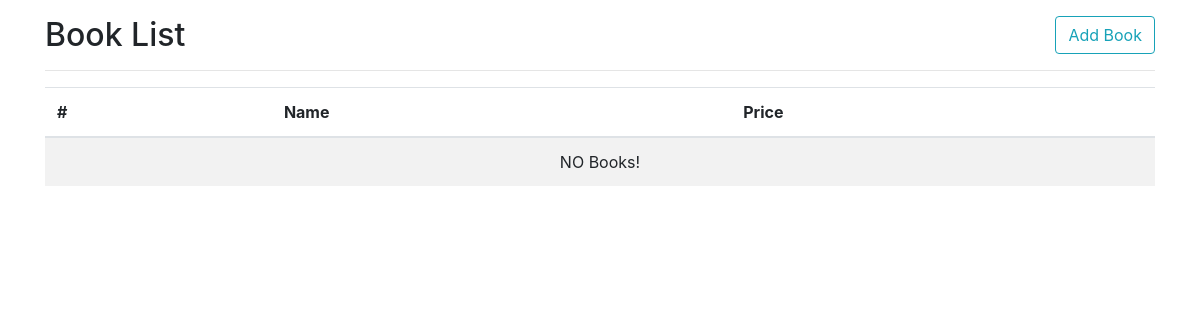
/books/, run on an earlier commit of the app's database.
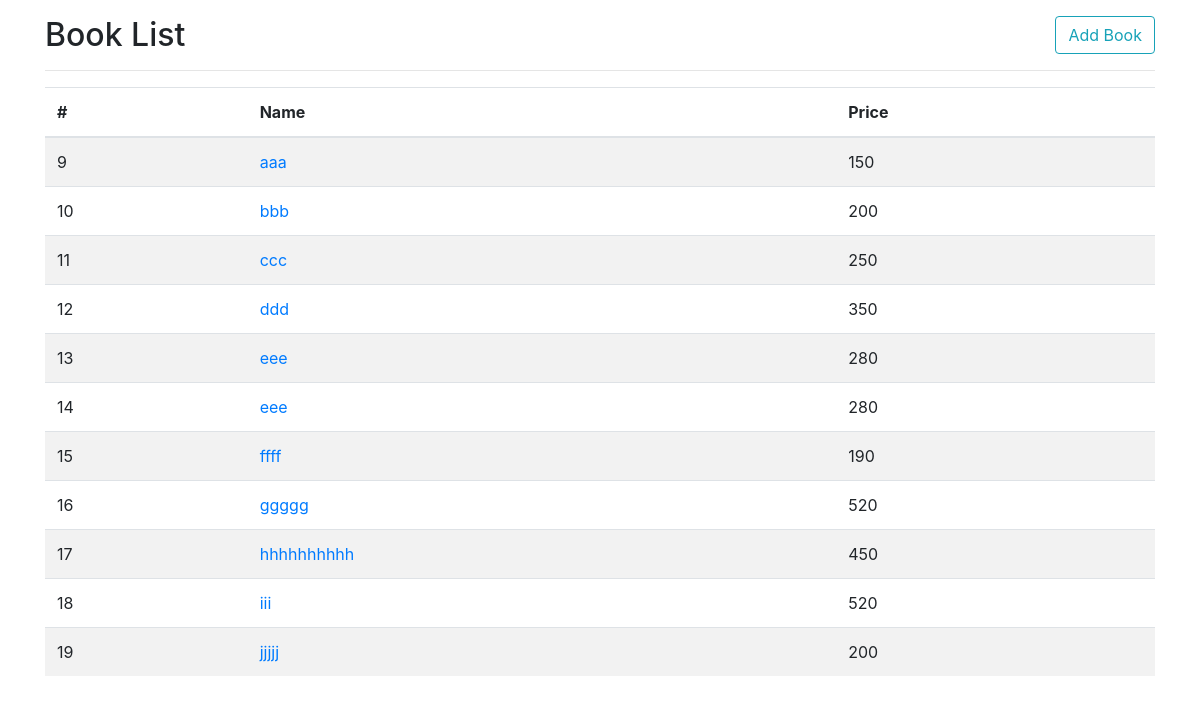
And on a later commit of the database.
### books/models.py (models this page shows, shortened)
class Book(models.Model):
    name = models.CharField('書名', max_length=20)
    price = models.PositiveIntegerField('價格')
    introduction = models.TextField('簡介')

### books/views.py (the view)
# urls.py: path('',views.index, name='index'),
def index(requset):
    books = Book.objects.all()
    return render(requset, 'books/index.html', {'books': books})

### templates/books/index.html
{% extends "layout.html" %}
{% block main %}
  <div class="row">
    <div class="col">
      <a href="{% url 'books:add' %}" class="btn btn-outline-info float-right">Add Book</a>
      <h2>Book List</h2>
      <hr>
      <table class="table table-striped">
        <thead>
          <tr>
            <th>#</th>
            <th>Name</th>
            <th>Price</th>
          </tr>
        </thead>
        <tbody>
          {% for book in books %}
            <tr>
                <td>{{ book.id }}</td>
                <td><a href="{% url 'books:show' book.id %}">{{ book.name }}</a></td>
                <td>{{ book.price }}</td>
            </tr>
          {% empty %}
            <tr>
              <td colspan="3" class="text-center">NO Books!</td>
            </tr>
          {% endfor %}
        </tbody>
      </table>
    </div>
  </div>
{% endblock  %}

### templates/layout.html (shortened to what this page needs)
<!DOCTYPE html>
<html lang="en">
<head>
    <link rel="stylesheet" href="https://stackpath.bootstrapcdn.com/bootstrap/4.1.1/css/bootstrap.min.css">
</head>
<body>
        {% load bootstrap4 %}
    <div class="container my-3">
        {%block main%}{%endblock %}
    </div>
</body>
</html>

What changed in the data, as far as the page shows it:
added Book: id "9", name "aaa", price "150"
added Book: id "10", name "bbb", price "200"
added Book: id "11", name "ccc", price "250"
added Book: id "12", name "ddd", price "350"
added Book: id "13", name "eee", price "280"
added Book: id "14", name "eee", price "280"
added Book: id "15", name "ffff", price "190"
added Book: id "16", name "ggggg", price "520"
added Book: id "17", name "hhhhhhhhhh", price "450"
added Book: id "18", name "iii", price "520"
added Book: id "19", name "jjjjj", price "200"
Also different on the page:
text no longer shown: "NO Books!"
